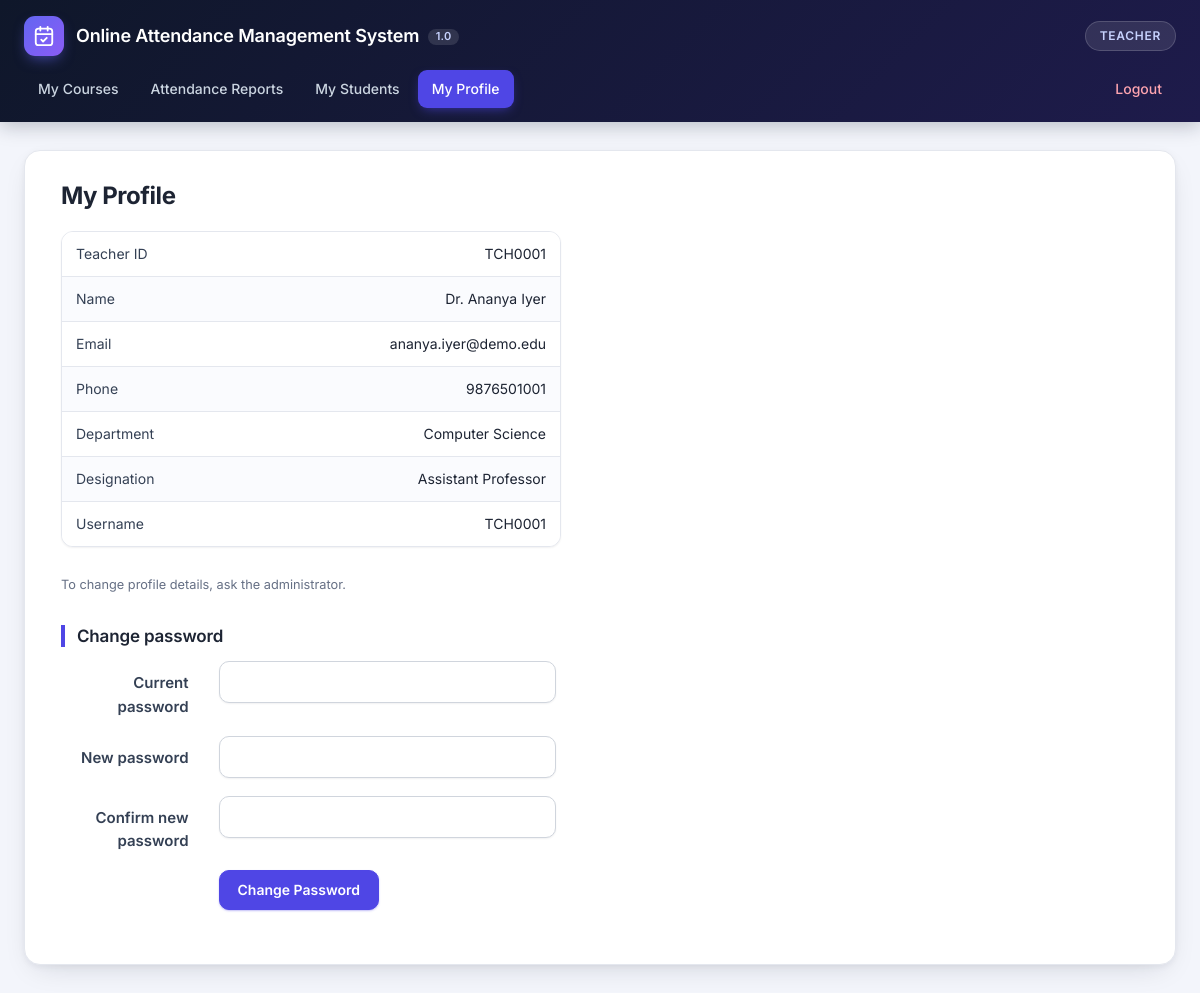
/teacher/account.php (signed in), run on the app's committed database.
### tables this page shows
CREATE TABLE `teachers` (
  `tc_id` int NOT NULL AUTO_INCREMENT,
  `teacher_code` varchar(20) NOT NULL,
  `tc_name` varchar(255) NOT NULL,
  `tc_dept` varchar(255) NOT NULL,
  `tc_email` varchar(255) NOT NULL,
  `tc_course` varchar(255) DEFAULT NULL,
  `tc_phone` varchar(30) DEFAULT NULL,
  `tc_designation` varchar(100) DEFAULT NULL,
  `is_active` tinyint(1) NOT NULL DEFAULT 1,
  PRIMARY KEY (`tc_id`),
  UNIQUE KEY `uq_teacher_code` (`teacher_code`)
);

### helpers.php (called while the page is built, shortened)
<?php
function e(mixed $value): string
{
    return htmlspecialchars((string) $value, ENT_QUOTES | ENT_SUBSTITUTE, 'UTF-8');
}

### data.php (called while the page is built, shortened)
<?php
function load_account(PDO $pdo, int $id): ?array
{
    $stmt = $pdo->prepare(
        'SELECT a.id, a.username, a.type AS role, a.is_active, a.fname, a.email, a.phone, a.st_id, a.tc_id,
                s.student_code, s.st_name, s.is_active AS st_active,
                t.teacher_code, t.tc_name, t.is_active AS tc_active
         FROM admininfo a
         LEFT JOIN students s ON s.st_id = a.st_id
         LEFT JOIN teachers t ON t.tc_id = a.tc_id
         WHERE a.id = ?'
    );
    $stmt->execute([$id]);
    $row = $stmt->fetch();
    $row['id']    = (int) $row['id'];
    $row['st_id'] = $row['st_id'] === null ? null : (int) $row['st_id'];
    $row['tc_id'] = $row['tc_id'] === null ? null : (int) $row['tc_id'];
    $row['name']  = match ($row['role']) {
        'student' => (string) $row['st_name'],
        'teacher' => (string) $row['tc_name'],
        default   => (string) $row['fname'],
    };
    $row['code'] = match ($row['role']) {
        'student' => (string) $row['student_code'],
        'teacher' => (string) $row['teacher_code'],
        default   => (string) $row['username'],
    };
    return $row;
}
function account_problem(array $a): ?string
{
    return null;
}
function require_login(PDO $pdo, string $role, string $loginUrl = '../index.php'): array
{
    $id = $_SESSION['uid'] ?? null;
    $account = is_int($id) ? load_account($pdo, $id) : null;
    return $account;
}

### teacher/account.php (the view, shortened to what this page needs)
<?php
require_once __DIR__ . '/connect.php';
$me = require_login($pdo, 'teacher');
$stmt = $pdo->prepare('SELECT * FROM teachers WHERE tc_id = ?');
$stmt->execute([$me['tc_id']]);
$t = $stmt->fetch();
?>
<table class="table table-striped" style="max-width:500px;margin:0 auto 25px">
  <tr><td>Teacher ID</td><td><?= e($t['teacher_code']) ?></td></tr>
  <tr><td>Name</td><td><?= e($t['tc_name']) ?></td></tr>
  <tr><td>Email</td><td><?= e($t['tc_email']) ?></td></tr>
  <tr><td>Phone</td><td><?= e($t['tc_phone']) ?></td></tr>
  <tr><td>Department</td><td><?= e($t['tc_dept']) ?></td></tr>
  <tr><td>Designation</td><td><?= e($t['tc_designation']) ?></td></tr>
  <tr><td>Username</td><td><?= e($me['username']) ?></td></tr>
</table>
<p><small>To change profile details, ask the administrator.</small></p>

### css/main.css (style rules this page uses)
:root { --bg: #f3f5fb; --card: #ffffff; --ink: #1d2433; --ink-soft: #344054; --muted: #667085; --line: #e4e7ee; --line-strong: #d0d5dd; --brand: #4f46e5; --brand-dark: #4338ca; --brand-soft: #eef0ff; --ok: #067647; --ok-bg: #ecfdf3; --ok-line: #abefc6; --err: #b42318; --err-bg: #fef3f2; --err-line: #fecdca; --warn: #b54708; --warn-bg: #fffaeb; --warn-line: #fedf89; --header-1: #0f172a; --header-2: #1e1b4b; --radius: 12px; --shadow-sm: 0 1px 2px rgba(16, 24, 40, .06); --shadow-md: 0 10px 30px -12px rgba(16, 24, 40, .18), 0 2px 6px rgba(16, 24, 40, .05); --font: "Inter", system-ui, -apple-system, "Segoe UI", Roboto, "Helvetica Neue", Arial, sans-serif; }
* { box-sizing: border-box; }
html { -webkit-text-size-adjust: 100%; }
body { margin: 0; font-family: var(--font); font-size: 15px; line-height: 1.55; color: var(--ink); background: var(--bg); -webkit-font-smoothing: antialiased; }
p { font-size: 15px; margin: 0 0 14px; }
small { color: var(--muted); }
.content [style*="max-width"] { margin-left: 0 !important; margin-right: auto !important; }
.table { width: 100%; max-width: 100%; margin: 0 0 22px; border-collapse: separate; border-spacing: 0; background: #fff; border: 1px solid var(--line); border-radius: var(--radius); overflow: hidden; font-size: 14px; }
.table > tbody > tr > td, .table > tbody > tr > th { padding: 12px 14px; vertical-align: middle; color: var(--ink); border-top: 1px solid var(--line); }
.table > tbody > tr > td { white-space: nowrap; }
.table > tbody > tr:first-child > td, .table > tbody > tr:first-child > th { border-top: 0; }
.table-striped > tbody > tr:nth-of-type(odd) { background: #fff; }
.table-striped > tbody > tr:nth-of-type(even) { background: #fafbfe; }
.table[style*="max-width"] { box-shadow: var(--shadow-sm); }
.table[style*="max-width"] > tbody > tr > td:first-child { color: var(--ink-soft); }
.table[style*="max-width"] > tbody > tr > td:last-child { text-align: right; }

### data on the page
teachers: teacher_code "TCH0001", tc_name "Dr. Ananya Iyer", tc_email "ananya.iyer@demo.edu", tc_phone "9876501001", tc_dept "Computer Science", tc_designation "Assistant Professor"

### other printed values
$role "TEACHER"
$label "My Courses"
$label "Attendance Reports"
$label "My Students"
$label "My Profile"
$label "Logout"
$heading "My Profile"
$me['username'] "TCH0001"
$label "Current password New password Confirm new password"
$label "Change Password"
